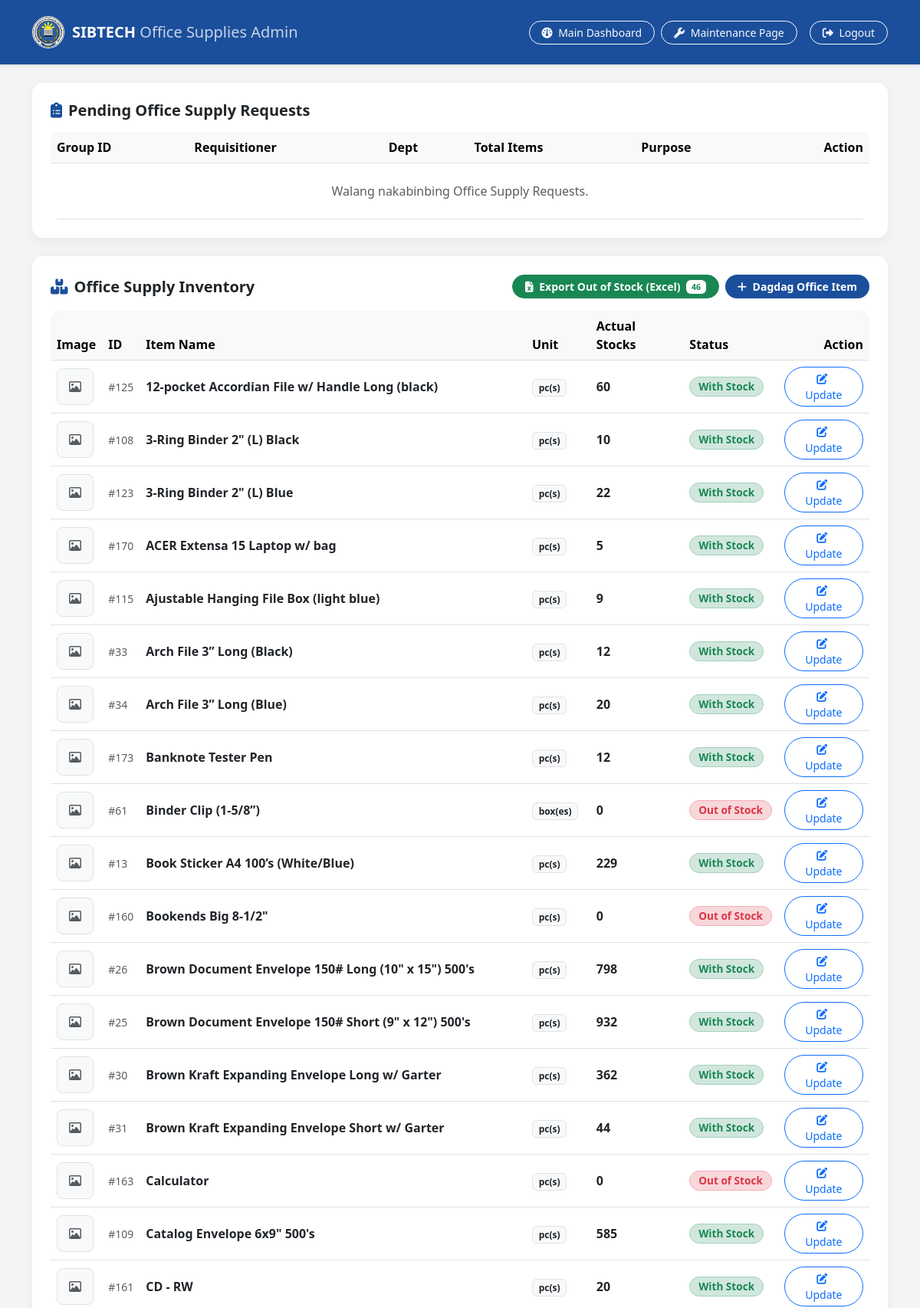
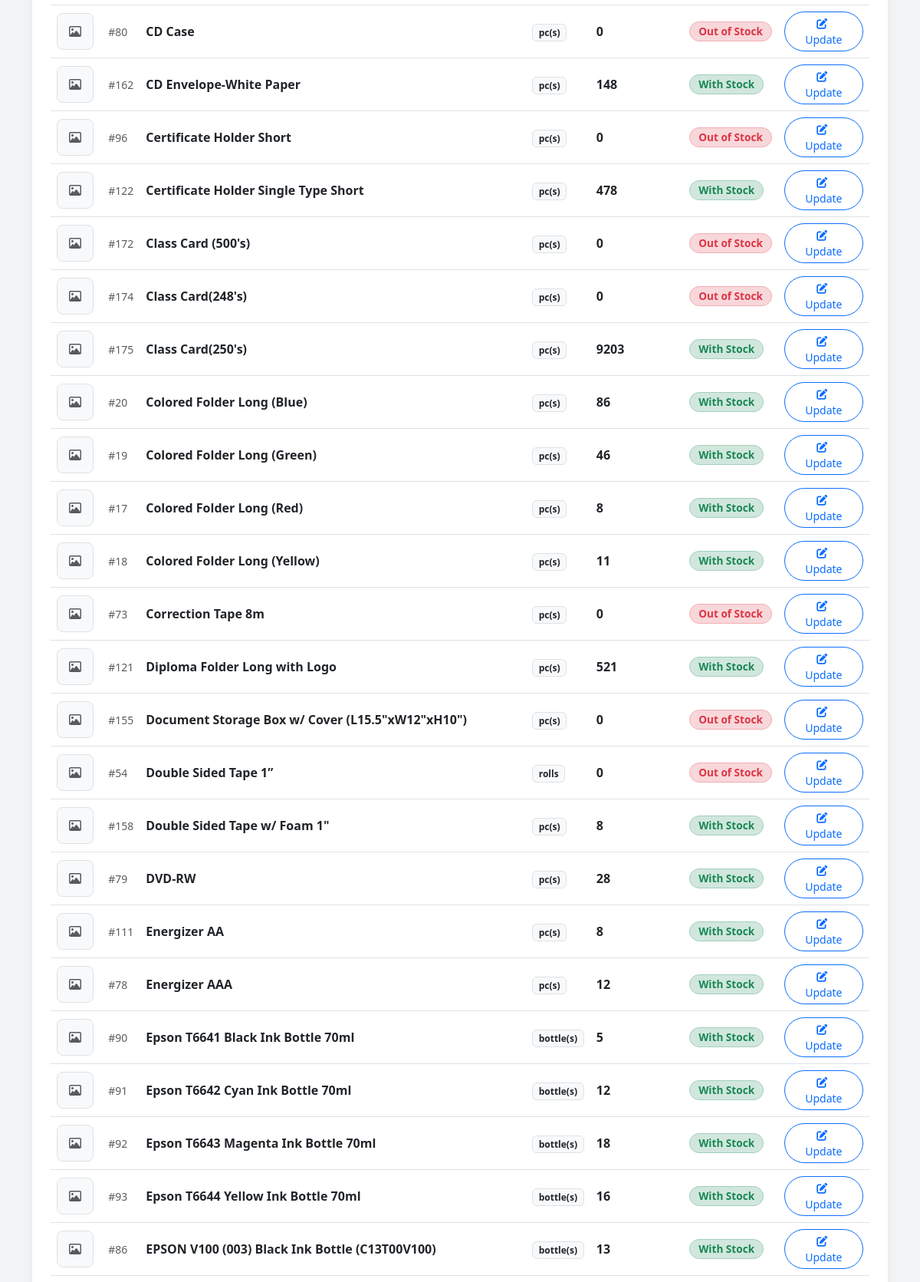
/admin_office.php (signed in, upper part), run on the app's committed database (2 pictures, top to bottom).
### tables this page shows
CREATE TABLE `items` (
  `id` int(11) NOT NULL,
  `item_name` varchar(255) NOT NULL,
  `unit` varchar(50) NOT NULL,
  `actual_stocks` int(11) DEFAULT 0,
  `created_at` timestamp NOT NULL DEFAULT current_timestamp(),
  `image` varchar(255) DEFAULT NULL
);

### admin_office.php (the view, shortened to what this page needs)
<?php
require_once 'db.php';
$office_requests = $conn->query("
    SELECT request_group_id, requisitioner_name, department, purpose, COUNT(*) as total_items, MAX(id) as max_id
    FROM supply_requests
    WHERE status = 'Pending'
    GROUP BY request_group_id, requisitioner_name, department, purpose
    ORDER BY max_id DESC
");
$office_inventory = $conn->query("SELECT * FROM items ORDER BY item_name ASC");
$out_of_stock_count = $conn->query("SELECT COUNT(*) as cnt FROM items WHERE actual_stocks <= 0")->fetch_assoc()['cnt'] ?? 0;
?>
<!DOCTYPE html>
<html lang="en">
<head>
    <link rel="stylesheet" href="https://cdn.jsdelivr.net/npm/bootstrap@5.3.0/dist/css/bootstrap.min.css">
    <link rel="stylesheet" href="https://cdnjs.cloudflare.com/ajax/libs/font-awesome/6.4.0/css/all.min.css">
    <link rel="stylesheet" href="css/admin_office.css">
</head>
<body>
<nav class="navbar navbar-expand-lg navbar-dark navbar-admin py-3 shadow-sm">
    <div class="container">
        <a class="navbar-brand fw-bold d-flex align-items-center text-white" href="admin_dashboard.php">
            <img src="logo.jpg" alt="SIBTECH Logo" class="navbar-brand-logo rounded-circle border border-white">
            <span>SIBTECH <span class="fw-light opacity-75">Office Supplies Admin</span></span>
        </a>
        <div class="d-flex align-items-center gap-2">
            <a href="admin_dashboard.php" class="btn btn-outline-light btn-sm rounded-pill px-3">
                <i class="fa-solid fa-gauge me-1"></i> Main Dashboard
            </a>
            <a href="admin_maintenance.php" class="btn btn-outline-light btn-sm rounded-pill px-3">
                <i class="fa-solid fa-wrench me-1"></i> Maintenance Page
            </a>
            <a href="logout.php" class="btn btn-outline-light btn-sm rounded-pill px-3 ms-2">
                <i class="fa-solid fa-right-from-bracket me-1"></i> Logout
            </a>
        </div>
    </div>
</nav>
<div class="container py-4">
    <div class="card p-4 mb-4">
        <h5 class="fw-bold text-dark mb-3"><i class="fa-solid fa-clipboard-list text-logo-blue me-2"></i>Pending Office Supply Requests</h5>
        <div class="table-responsive table-container">
            <table class="table table-hover align-middle mb-0">
                <thead class="table-light">
                    <tr>
                        <th>Group ID</th>
                        <th>Requisitioner</th>
                        <th>Dept</th>
                        <th>Total Items</th>
                        <th>Purpose</th>
                        <th class="text-end">Action</th>
                    </tr>
                </thead>
                <tbody id="office-requests-tbody">
                    <?php if ($office_requests && $office_requests->num_rows > 0): ?>
                        <?php while($row = $office_requests->fetch_assoc()): ?>
                            <tr>
                                <td class="fw-bold text-logo-blue">#<?= htmlspecialchars($row['request_group_id']) ?></td>
                                <td><?= htmlspecialchars($row['requisitioner_name']) ?></td>
                                <td><span class="badge bg-light text-dark border"><?= htmlspecialchars($row['department']) ?></span></td>
                                <td><span class="badge bg-secondary"><?= $row['total_items'] ?> item(s)</span></td>
                                <td><?= htmlspecialchars($row['purpose']) ?></td>
                                <td class="text-end">
                                    <button class="btn btn-sm btn-outline-primary rounded-pill px-3" onclick="openViewRequestModal('<?= htmlspecialchars($row['request_group_id'], ENT_QUOTES) ?>')">
                                        <i class="fa-solid fa-pen-to-square me-1"></i> Edit / Review
                                    </button>
                                </td>
                            </tr>
                        <?php endwhile; ?>
                    <?php else: ?>
                        <tr>
                            <td colspan="6" class="text-center text-muted py-4">Walang nakabinbing Office Supply Requests.</td>
                        </tr>
                    <?php endif; ?>
                </tbody>
            </table>
        </div>
    </div>
    <div class="card p-4">
        <div class="d-flex flex-wrap justify-content-between align-items-center gap-2 mb-3">
            <h5 class="fw-bold text-dark mb-0"><i class="fa-solid fa-boxes-stacked text-logo-blue me-2"></i>Office Supply Inventory</h5>
            <div class="d-flex gap-2">
                <a href="export_out_of_stock.php?type=office" class="btn btn-success btn-sm rounded-pill px-3 fw-bold">
                    <i class="fa-solid fa-file-excel me-1"></i> Export Out of Stock (Excel)
                    <?php if($out_of_stock_count > 0): ?>
                        <span class="badge bg-white text-success ms-1"><?= $out_of_stock_count ?></span>
                    <?php endif; ?>
                </a>
                <button class="btn btn-logo-primary rounded-pill btn-sm px-3" data-bs-toggle="modal" data-bs-target="#addOfficeItemModal">
                    <i class="fa-solid fa-plus me-1"></i> Dagdag Office Item
                </button>
            </div>
        </div>
        <div class="table-responsive table-container">
            <table class="table table-hover align-middle mb-0">
                <thead class="table-light">
                    <tr>
                        <th>Image</th>
                        <th>ID</th>
                        <th>Item Name</th>
                        <th>Unit</th>
                        <th>Actual Stocks</th>
                        <th>Status</th>
                        <th class="text-end">Action</th>
                    </tr>
                </thead>
                <tbody>
                    <?php if($office_inventory && $office_inventory->num_rows > 0): ?>
                        <?php while($item = $office_inventory->fetch_assoc()): ?>
                            <tr>
                                <td>
                                    <?php if (!empty($item['image']) && file_exists('uploads/' . $item['image'])): ?>
                                        <img src="uploads/<?= htmlspecialchars($item['image']) ?>" class="table-img border">
                                    <?php else: ?>
                                        <div class="table-img bg-light d-flex align-items-center justify-content-center text-muted border">
                                            <i class="fa-regular fa-image"></i>
                                        </div>
                                    <?php endif; ?>
                                </td>
                                <td class="text-muted small">#<?= $item['id'] ?></td>
                                <td class="fw-semibold text-dark"><?= htmlspecialchars($item['item_name']) ?></td>
                                <td><span class="badge bg-light text-dark border"><?= htmlspecialchars($item['unit']) ?></span></td>
                                <td class="fw-bold fs-6"><?= $item['actual_stocks'] ?></td>
                                <td>
                                    <?= ($item['actual_stocks'] > 0)
                                        ? '<span class="badge bg-success-subtle text-success border border-success-subtle badge-stock">With Stock</span>'
                                        : '<span class="badge bg-danger-subtle text-danger border border-danger-subtle badge-stock">Out of Stock</span>' ?>
                                </td>
                                <td class="text-end">
                                    <button class="btn btn-sm btn-outline-primary rounded-pill px-3 update-btn"
                                            data-id="<?= $item['id'] ?>"
                                            data-name="<?= htmlspecialchars($item['item_name'], ENT_QUOTES) ?>"
                                            data-stocks="<?= $item['actual_stocks'] ?>">
                                        <i class="fa-solid fa-pen-to-square me-1"></i> Update
                                    </button>
                                </td>
                            </tr>
                        <?php endwhile; ?>
                    <?php else: ?>
                        <tr><td colspan="7" class="text-center text-muted py-4">Walang items sa office inventory.</td></tr>
                    <?php endif; ?>
                </tbody>
            </table>
        </div>
    </div>
</div>
</body>
</html>

### css/admin_office.css (style rules this page uses)
:root { --logo-blue: #1b4f9c; --logo-blue-hover: #163f7d; --logo-yellow: #f5be16; --logo-dark: #111827; --logo-light-bg: #f3f4f6; }
body { background-color: var(--logo-light-bg); font-family: 'Segoe UI', Tahoma, Geneva, Verdana, sans-serif; color: #1f2937; }
.navbar-admin { background-color: var(--logo-blue) !important; padding: 0.75rem 1rem; }
.navbar-brand-logo { width: 42px; height: auto; margin-right: 10px; }
.card { border: none; border-radius: 14px; box-shadow: 0 4px 15px rgba(0, 0, 0, 0.05); background-color: #ffffff; }
.btn-logo-primary { background-color: var(--logo-blue); color: #ffffff; border: none; font-weight: 600; }
.table-img { width: 48px; height: 48px; object-fit: cover; border-radius: 8px; }
.table-container { border-radius: 12px; overflow: hidden; }
.badge-stock { font-size: 0.85rem; padding: 0.4em 0.8em; border-radius: 50px; }
.text-logo-blue { color: var(--logo-blue) !important; }

### data on the page
items: id "125", item_name "12-pocket Accordian File w/ Handle Long (black)", unit "pc(s)", actual_stocks "60", shows "With Stock"
items: id "108", item_name "3-Ring Binder 2\" (L) Black", unit "pc(s)", actual_stocks "10", shows "With Stock"
items: id "123", item_name "3-Ring Binder 2\" (L) Blue", unit "pc(s)", actual_stocks "22", shows "With Stock"
items: id "170", item_name "ACER Extensa 15 Laptop w/ bag", unit "pc(s)", actual_stocks "5", shows "With Stock"
items: id "115", item_name "Ajustable Hanging File Box (light blue)", unit "pc(s)", actual_stocks "9", shows "With Stock"
items: id "33", item_name "Arch File 3” Long (Black)", unit "pc(s)", actual_stocks "12", shows "With Stock"
items: id "34", item_name "Arch File 3” Long (Blue)", unit "pc(s)", actual_stocks "20", shows "With Stock"
items: id "173", item_name "Banknote Tester Pen", unit "pc(s)", actual_stocks "12", shows "With Stock"
items: id "61", item_name "Binder Clip (1-5/8”)", unit "box(es)", actual_stocks "0", shows "Out of Stock"
items: id "13", item_name "Book Sticker A4 100’s (White/Blue)", unit "pc(s)", actual_stocks "229", shows "With Stock"
items: id "160", item_name "Bookends Big 8-1/2\"", unit "pc(s)", actual_stocks "0", shows "Out of Stock"
items: id "26", item_name "Brown Document Envelope 150# Long (10\" x 15\") 500's", unit "pc(s)", actual_stocks "798", shows "With Stock"
items: id "25", item_name "Brown Document Envelope 150# Short (9\" x 12\") 500's", unit "pc(s)", actual_stocks "932", shows "With Stock"
items: id "30", item_name "Brown Kraft Expanding Envelope Long w/ Garter", unit "pc(s)", actual_stocks "362", shows "With Stock"
items: id "31", item_name "Brown Kraft Expanding Envelope Short w/ Garter", unit "pc(s)", actual_stocks "44", shows "With Stock"
items: id "163", item_name "Calculator", unit "pc(s)", actual_stocks "0", shows "Out of Stock"
items: id "109", item_name "Catalog Envelope 6x9\" 500's", unit "pc(s)", actual_stocks "585", shows "With Stock"
items: id "161", item_name "CD - RW", unit "pc(s)", actual_stocks "20", shows "With Stock"
items: id "80", item_name "CD Case", unit "pc(s)", actual_stocks "0", shows "Out of Stock"
items: id "162", item_name "CD Envelope-White Paper", unit "pc(s)", actual_stocks "148", shows "With Stock"
items: id "96", item_name "Certificate Holder Short", unit "pc(s)", actual_stocks "0", shows "Out of Stock"
items: id "122", item_name "Certificate Holder Single Type Short", unit "pc(s)", actual_stocks "478", shows "With Stock"
items: id "172", item_name "Class Card (500's)", unit "pc(s)", actual_stocks "0", shows "Out of Stock"
items: id "174", item_name "Class Card(248's)", unit "pc(s)", actual_stocks "0", shows "Out of Stock"
items: id "175", item_name "Class Card(250's)", unit "pc(s)", actual_stocks "9203", shows "With Stock"
items: id "20", item_name "Colored Folder Long (Blue)", unit "pc(s)", actual_stocks "86", shows "With Stock"
items: id "19", item_name "Colored Folder Long (Green)", unit "pc(s)", actual_stocks "46", shows "With Stock"
items: id "17", item_name "Colored Folder Long (Red)", unit "pc(s)", actual_stocks "8", shows "With Stock"
items: id "18", item_name "Colored Folder Long (Yellow)", unit "pc(s)", actual_stocks "11", shows "With Stock"
items: id "73", item_name "Correction Tape 8m", unit "pc(s)", actual_stocks "0", shows "Out of Stock"
items: id "121", item_name "Diploma Folder Long with Logo", unit "pc(s)", actual_stocks "521", shows "With Stock"
items: id "155", item_name "Document Storage Box w/ Cover (L15.5\"xW12\"xH10\")", unit "pc(s)", actual_stocks "0", shows "Out of Stock"
items: id "54", item_name "Double Sided Tape 1”", unit "rolls", actual_stocks "0", shows "Out of Stock"
items: id "158", item_name "Double Sided Tape w/ Foam 1\"", unit "pc(s)", actual_stocks "8", shows "With Stock"
items: id "79", item_name "DVD-RW", unit "pc(s)", actual_stocks "28", shows "With Stock"
items: id "111", item_name "Energizer AA", unit "pc(s)", actual_stocks "8", shows "With Stock"
items: id "78", item_name "Energizer AAA", unit "pc(s)", actual_stocks "12", shows "With Stock"
items: id "90", item_name "Epson T6641 Black Ink Bottle 70ml", unit "bottle(s)", actual_stocks "5", shows "With Stock"
items: id "91", item_name "Epson T6642 Cyan Ink Bottle 70ml", unit "bottle(s)", actual_stocks "12", shows "With Stock"
items: id "92", item_name "Epson T6643 Magenta Ink Bottle 70ml", unit "bottle(s)", actual_stocks "18", shows "With Stock"
items: id "93", item_name "Epson T6644 Yellow Ink Bottle 70ml", unit "bottle(s)", actual_stocks "16", shows "With Stock"
items: id "86", item_name "EPSON V100 (003) Black Ink Bottle (C13T00V100)", unit "bottle(s)", actual_stocks "13", shows "With Stock"

### other printed values
$out_of_stock_count "46"
